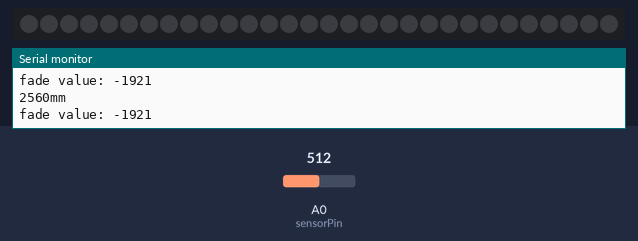
Bench run of a sketch on a simulated Arduino Uno, built with avr-gcc and run on an emulated ATmega328P. Shown: 30 RGB LEDs in strip order, left to right, the last lines printed to the serial monitor. Inputs (shaded band) come from the test bench; at power-on: A0 (sensorPin) = 512. Dim RGB values are drawn brighter than linear.

Above: at 1.2 s.
1.3 s: A0 (sensorPin) set to 20
At 2.4 s:
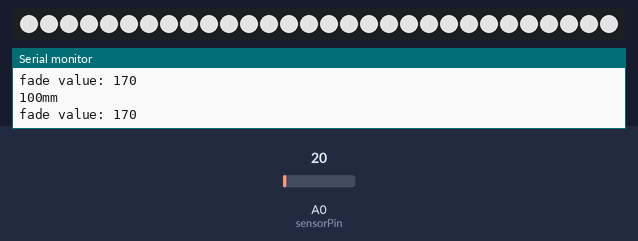
2.9 s: A0 (sensorPin) set to 0
4.4 s: A0 (sensorPin) set to 40
5.9 s: A0 (sensorPin) set to 306
At 7.1 s:
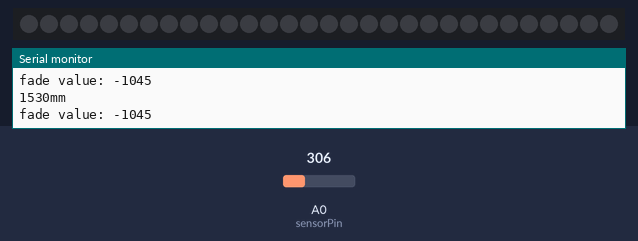
Timing chart, 0 to 8.4 s (numbered marks = the images above; inputs shaded):
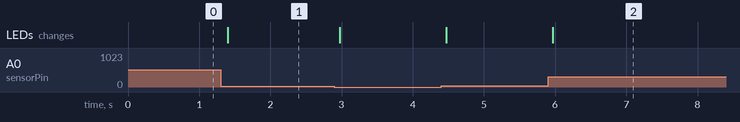

Measured:
- after the input at 1.3 s, the LEDs: change after 0.10 s (image 1)
- after the input at 5.9 s, the LEDs: change after 0.07 s (image 2)

The sketch:

interwoven7.ino
```cpp
#include <Adafruit_NeoPixel.h>
#ifdef _AVR_
  #include <avr/power.h>
#endif

#define PIN 6 //strip pin
const int sensorPin = 0; //ultrasonic pin
int distance1, distance2;
int fadeValue; //brightness of strip

int pixels[] = {0,1,2,3,4,5,6,7,8,9,10,11,12,13,14,15,16,17,18,19,20,21,22,23,24,25,26,27,28,29};

Adafruit_NeoPixel strip = Adafruit_NeoPixel(30, PIN, NEO_GRB + NEO_KHZ800);

void setup() {
  Serial.begin(9600); //start serial monitor
  strip.begin();
//  strip.show(); //initialize all pixels to "off"
}

void loop() {
  distance1 = analogRead(sensorPin)*5; //read sensor distance and convert to mm
  distance2 = 300 - distance1; //distance2 maps to fadeValue if distance is less than 300mm (1ft)
  fadeValue = map(distance2, 0, 300, 0, 255); //distance 0-300 brightness 0-255

//  *calls pixel array (!!!FINAL CODE!!!)*
for (int i = 0; i < 30; i++) {
  if (distance1 <= 300) {
      strip.setPixelColor(pixels[i], strip.Color(fadeValue,fadeValue,fadeValue)); //white
      strip.show(); //!!!sends the updated pixel color to the hardware!!! if u delete this u die
  } else if (distance1 > 300) {
      strip.setPixelColor(pixels[i], strip.Color(0,0,0)); //black
      strip.show();
  }
}

  Serial.print(distance1);
  Serial.print("mm");
  Serial.println();
  Serial.print("fade value: ");
  Serial.println(fadeValue);
  delay(30);

//  *test pixel 0*
//  strip.setPixelColor(0,strip.Color(fadeValue, fadeValue, fadeValue));
//  strip.show();

//  *if function combined with NeoPixel simple example*
//  if (distance1 <= 300) {
//    strip.setPixelColor(0, strip.Color(255,0,0)); //red
//    strip.show(); //sends the updated pixel color to the hardware
//  } else if (distance1 > 300) {
//    strip.setPixelColor(0, strip.Color(0,0,0)); //black
//    strip.show();
//  }

//  *fade pixel 0*
//  if (distance1 <= 300) {
//    strip.setPixelColor(0, strip.Color(fadeValue,fadeValue,fadeValue)); //white
//    strip.show(); //sends the updated pixel color to the hardware
//  } else if (distance1 > 300) {
//    strip.setPixelColor(0, strip.Color(0,0,0)); //black
//    strip.show();
//  }

//  *fade pixels 0-4*
//  if (distance1 <= 300) {
//    strip.setPixelColor(0, strip.Color(fadeValue,fadeValue,fadeValue)); //white
//    strip.setPixelColor(1, strip.Color(fadeValue,fadeValue,fadeValue));
//    strip.setPixelColor(2, strip.Color(fadeValue,fadeValue,fadeValue));
//    strip.setPixelColor(3, strip.Color(fadeValue,fadeValue,fadeValue));
//    strip.setPixelColor(4, strip.Color(fadeValue,fadeValue,fadeValue));
//    strip.show(); //sends the updated pixel color to the hardware
//  } else if (distance1 > 300) {
//    strip.setPixelColor(0, strip.Color(0,0,0)); //black
//    strip.setPixelColor(1, strip.Color(0,0,0));
//    strip.setPixelColor(2, strip.Color(0,0,0));
//    strip.setPixelColor(3, strip.Color(0,0,0));
//    strip.setPixelColor(4, strip.Color(0,0,0));
//    strip.show();
//  }
}

// Fill the dots one after the other with a color
void colorWipe(uint32_t c, uint8_t wait) {
  for(uint16_t i = 0; i < strip.numPixels(); i++) {
    strip.setPixelColor(i, c);
    strip.show();
    delay(10);
  }
}
```
